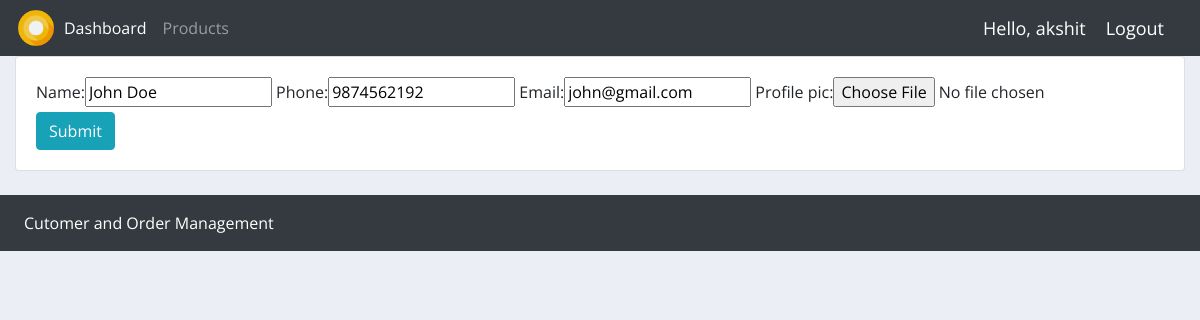
The page /update_customer/1/ (signed in) on the database its author committed.
### accounts/models.py (models this page shows, shortened)
class Customer(models.Model):
    user = models.OneToOneField(User, null=True, blank=True, on_delete=models.CASCADE)
    name = models.CharField(max_length=200, null=True)
    phone = models.CharField(max_length=200, null=True)
    email = models.CharField(max_length=200, null=True)
    profile_pic = models.ImageField(default="profile2.png", null=True, blank=True)
    date_created = models.DateTimeField(auto_now_add=True, null=True)

### accounts/decorators.py (the view)
        def wrapper_func(request, *args, **kwargs):
            group = None
            if request.user.groups.exists():
                group = request.user.groups.all()[0].name
            if group in allowed_roles:
                return view_func(request, *args, **kwargs)
            else:
                return HttpResponse('You are not authorized to view this page.')

### accounts/forms.py
class CustomerForm(ModelForm):
    class Meta:
        model = Customer
        fields = '__all__'
        exclude = ['user']

### accounts/views.py (called while the page is built)
@login_required(login_url='login')
@allowed_user(allowed_roles=['admin'])
def updateCustomer(request, pk):
    customer = Customer.objects.get(id=pk)
    form = CustomerForm(instance=customer)
    if request.method == 'POST':
        form = CustomerForm(request.POST, instance=customer)
        if form.is_valid():
            form.save()
            return redirect('/')
    context = {
        'form':form,
    }
    return render(request, 'accounts/customer_form.html', context)

### accounts/templates/accounts/customer_form.html (shortened to what this page needs)
{% extends 'accounts/main.html' %}
{% load static %}
{% block content %}
<div class="row">
    <div class="col-md-12">
        <div class="card card-body">
            <form action="" method="POST">
                {{form}}
                <input class="btn btn-info" type="submit" name="submit" value="Submit">
            </form>
        </div>
    </div>
</div>
{% endblock %}

### accounts/templates/accounts/navbar.html (shortened to what this page needs)
{% load static %}
<nav class="navbar navbar-expand-lg navbar-dark bg-dark">
  <img class="logo" src="{% static 'images/logo.png' %}" alt="">
  <div class="collapse navbar-collapse" id="navbarNav">
    <ul class="navbar-nav">
      {% if request.user.is_staff %}
      <li class="nav-item active">
        <a class="nav-link" href="{% url 'home' %}">Dashboard</a>
      </li>
      <li class="nav-item">
        <a class="nav-link" href="{% url 'products' %}">Products</a>
      </li>
      {% else %}
      <li class="nav-item">
        <a href="{% url 'account' %}" class="nav-link">Settings</a>
      </li>
      {% endif %}
    </ul>
  </div>
  <span class="hello-msg">Hello, {{request.user}}</span>
  <span><a href="{% url 'logout' %}" class="hello-msg">Logout</a></span>
</nav>

### static/css/main1.css (style rules this page uses)
body { background-color: #ebeff5; }

### accounts/templates/accounts/main.html (style rules this page uses)
* { font-family: 'Open Sans', sans-serif; }

### accounts/templates/accounts/navbar.html (style rules this page uses)
.hello-msg { font-size: 18px; color: #fff; margin-right: 20px; }
.logo { width: 40px; height: 40px; }

### rows shown on the page
Customer: name "John Doe", phone "9874562192", email "john@gmail.com"

### other values the page prints
{{ request.user }} "akshit"
